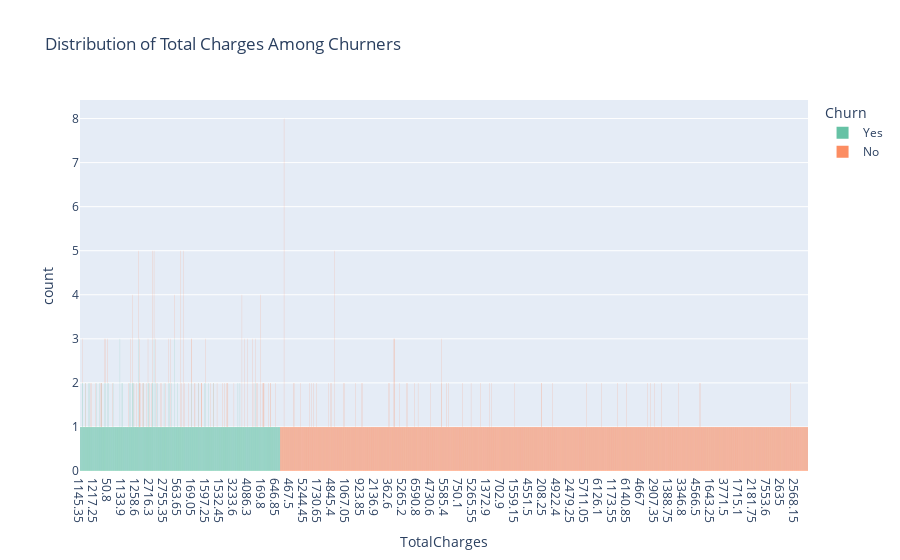

Source (notebook cell):
### Code cell
fig = px.histogram(training_set, x="TotalCharges", color="Churn",
                   hover_data=training_set.columns,
                   title= "Distribution of Total Charges Among Churners",
                   color_discrete_sequence=px.colors.qualitative.Set2
                   )

fig.show()

### Figure 1 — Plotly figure (JSON) as saved in the notebook; plotly's stock layout.template omitted (floating-point values rounded to 4 significant figures; data arrays with more than 128 entries replaced by an {"elided": "..."} marker saying what was removed)
{"data": [{"alignmentgroup": "True", "bingroup": "x", "hovertemplate": "Churn=Yes<br>TotalCharges=%{x}<br>count=%{y}<extra></extra>", "legendgroup": "Yes", "marker": {"color": "rgb(102,194,165)"}, "name": "Yes", "offsetgroup": "Yes", "orientation": "v", "showlegend": true, "type": "histogram", "x": {"elided": "1148 str values"}, "xaxis": "x", "yaxis": "y"}, {"alignmentgroup": "True", "bingroup": "x", "hovertemplate": "Churn=No<br>TotalCharges=%{x}<br>count=%{y}<extra></extra>", "legendgroup": "No", "marker": {"color": "rgb(252,141,98)"}, "name": "No", "offsetgroup": "No", "orientation": "v", "showlegend": true, "type": "histogram", "x": {"elided": "3064 str values"}, "xaxis": "x", "yaxis": "y"}], "layout": {"barmode": "relative", "legend": {"title": {"text": "Churn"}, "tracegroupgap": 0}, "title": {"text": "Distribution of Total Charges Among Churners"}, "xaxis": {"anchor": "y", "domain": [0, 1], "title": {"text": "TotalCharges"}}, "yaxis": {"anchor": "x", "domain": [0, 1], "title": {"text": "count"}}}}
